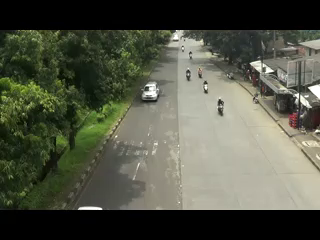
#> input picture frame 171 of input/1300/UI_Pengambilan2_04.avi, 320 x 240 px, given in place of UI_Pengambilan2_01.avi, which was not available
$ python BackgroundSubstraction.py   (older library calls are emulated)
#> lines starting #> are read from the running program, lines starting #| are printed output that depends on the picture; after the words box and inside, x2 and y2 are one past the last pixel; in counts of white or black regions, pixels touching at a corner belong together; pictures that were not available may be replaced by others from this repository, and a replacement may not be noted
import numpy as np
import cv2


class Car:
    def __init__(self, x, y, width, height):
        self.x = x
        self.y = y
        self.width = width
        self.height = height


    def update(self, x, y, width, height):
        self.x = x
        self.y = y
        self.width = width
        self.height = height


    def setTime(self, time):
        self.time = time


    def getTime(self):
        return self.time


    def addTime(self):
        self.time += 1


    def retrieve(self):
        return self.x, self.y, self.width, self.height


cap = cv2.VideoCapture('inputs/1300/UI_Pengambilan2_01.avi')
# cap = cv2.VideoCapture('inputs/1700/UI_Conv_P2_06.avi')
# cap = cv2.VideoCapture('inputs/2100/00025_1.mp4')

# fbg = cv2.bgsegm.createBackgroundSubtractorMOG()
fbg = cv2.createBackgroundSubtractorMOG2()

# get frame size
frame_w = int(cap.get(cv2.CAP_PROP_FRAME_WIDTH))
frame_h = int(cap.get(cv2.CAP_PROP_FRAME_HEIGHT))

# create a mask (manual for each camera)
mask = np.zeros((frame_h,frame_w), np.uint8)
mask[:,:] = 255
mask[:100, :] = 0
mask[230:, 160:190] = 0
mask[170:230,170:190] = 0
mask[140:170,176:190] = 0
mask[100:140,176:182] = 0
CONTOUR_WIDTH = 30
CONTOUR_HEIGHT = 30
LINE_THICKNESS = 1
TRAFFIC_TIME_THRESHOLD = 50
TRAFFIC_CAR_THRESHOLD = 5

DISTANCE = 5

objects = {}
counter = 0
currentTime = 0
currentCar = 0

while (True):
    ret, frame = cap.read()
#> frame is the input picture: shape (240, 320, 3); mean B, G, R 69.9, 84.9, 82.1
    fmask = fbg.apply(frame, 0.1)
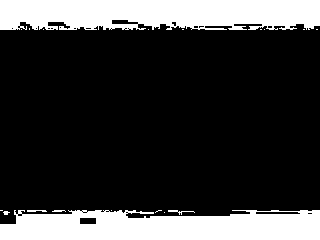
#> fmask: shape (240, 320); values 127 (black) and 255 (white), 22.3% white; 19 white regions (14 under 20 px), largest, box (x1, y1, x2, y2) and area: (0, 0, 320, 30) 8742, (0, 210, 320, 240) 8240, (168, 210, 195, 215) 43, (27, 210, 47, 212) 33, (52, 210, 66, 212) 22
    kernel = np.ones((5, 5), np.uint8)
    # background = fbg.getBackgroundImage(frame)

    img_dilatation = cv2.dilate(fmask, kernel, iterations=2)
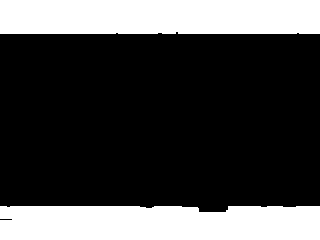
#> img_dilatation: shape (240, 320); values 127 (black) and 255 (white), 28% white; 2 white regions, box (x1, y1, x2, y2) and area: (0, 0, 320, 34) 10868, (0, 206, 320, 240) 10638
    img_erosion = cv2.erode(img_dilatation, kernel, iterations=3)
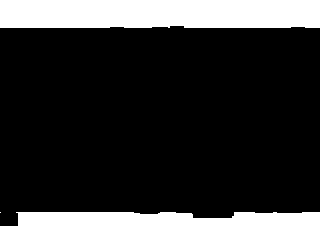
#> img_erosion: shape (240, 320); values 127 (black) and 255 (white), 22.5% white; 3 white regions (1 under 20 px)

    img_final = img_erosion

    threshold = cv2.bitwise_and(img_erosion, img_erosion, mask=mask)
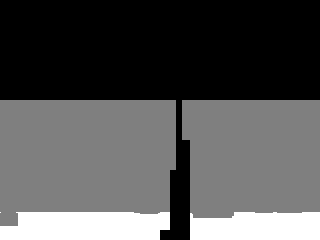
#> threshold: shape (240, 320); min 0, max 255, mean 83.4

    _, contours, hierarchy = cv2.findContours(threshold,
                                              cv2.RETR_EXTERNAL,
                                              cv2.CHAIN_APPROX_SIMPLE)
#> contours = 2 contours; box (x1, y1, x2, y2) and area: (0, 100, 176, 240) 23806, (182, 100, 320, 240) 18244

    if contours:
        for (i, contour) in enumerate(contours):
            (x, y, width, height) = cv2.boundingRect(contour)
            contour_valid = (width > CONTOUR_WIDTH) and (height > CONTOUR_HEIGHT)

            if not contour_valid:
                continue

            isRegistered = False
            locatedAt = "None"
            for distance in range(DISTANCE):
                temp = y - distance
                # print("Checking at " + str(temp) + str(objects))
                if (objects.get(str(temp)) != None):
                    locatedAt = str(temp)
                    isRegistered = True

            if (isRegistered):
                # print(locatedAt + str(objects.get(locatedAt)))
                car = objects.pop(locatedAt)
                car.update(x, y, width, height)
                car.addTime()
                currentTime = car.getTime()
                # print("Traffic indicator: " + str(currentTime))
                currentCar = len(objects)
                # print("Updating car at " + locatedAt)
                objects[str(y)] = car
            else:
                counter += 1
                car = Car(x, y, width, height)
                car.setTime(1)
                objects[str(y)] = car
                print("New car added! Total= " + str(counter))
                print("x={:d}, y={:d}, w={:d}, h={:d}".format(x, y, width, height))

            cv2.rectangle(frame, (x, y), (x + width - 1, y + height - 1), (255, 255, 255), LINE_THICKNESS)
#> this loop made 2 passes
#> (x, y, width, height, contour_valid) on pass 2: (0, 100, 176, 140, True)
#> (x, y, width, height, contour_valid, counter) on pass 1: (182, 100, 138, 140, True, 1)
#| New car added! Total= 1
#| x=182, y=100, w=138, h=140
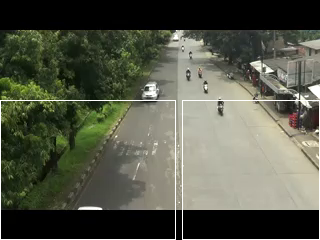
#> frame: shape (240, 320, 3); 1.54% of pixels changed, all inside (x1, y1, x2, y2) = (0, 100, 320, 240)
#> after the loop, counter = 1; objects = 1 item

    if (currentTime > TRAFFIC_TIME_THRESHOLD and currentCar > TRAFFIC_CAR_THRESHOLD):
        for key, value in objects.items():
            value.setTime(0)
        currentTime = 0
        print("Traffic Jam Alert!")


    cv2.putText(frame, ("Vehicle counted: %02d" % counter), (12, 56)
                , cv2.FONT_HERSHEY_PLAIN, 1, (127,255, 255), 2)
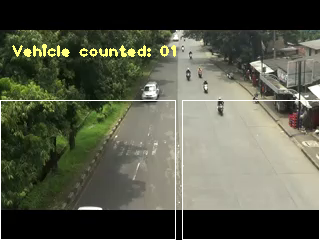
#> frame: shape (240, 320, 3); 1.02% of pixels changed, all inside (x1, y1, x2, y2) = (12, 44, 176, 57)
    cv2.imshow('frame', frame)
    # cv2.imshow('subtraction', img_final)
    # cv2.imshow('frame', background)

    k = cv2.waitKey(30) & 0xff
#> (key Esc is pressed here)
    if k == 27:
        break

cap.release()
cv2.destroyAllWindows()

$ run again, starting later in the video
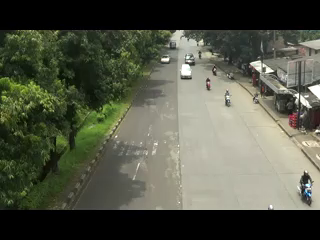
#> input picture frame 769 of input/1300/UI_Pengambilan2_04.avi, 320 x 240 px, given in place of UI_Pengambilan2_01.avi, which was not available
#> frame is the input picture: shape (240, 320, 3); mean B, G, R 70.8, 86, 83.1
#> `fmask = fbg.apply(frame, 0.1)`:
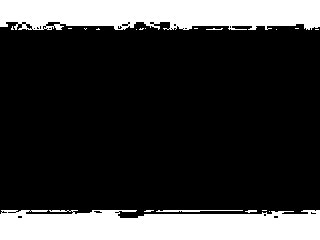
#> fmask: shape (240, 320); values 127 (black) and 255 (white), 22.5% white; 19 white regions (14 under 20 px), largest, box (x1, y1, x2, y2) and area: (0, 210, 320, 240) 8624, (0, 0, 320, 30) 8453, (156, 210, 243, 212) 124, (245, 210, 257, 213) 23, (206, 28, 223, 30) 20
#> img_dilatation: shape (240, 320); values 127 (black) and 255 (white), 28.1% white; 2 white regions, box (x1, y1, x2, y2) and area: (0, 206, 320, 240) 10835, (0, 0, 320, 34) 10724
#> img_erosion: shape (240, 320); values 127 (black) and 255 (white), 22.6% white; 2 white regions
#> contours = 2 contours; box (x1, y1, x2, y2) and area: (0, 100, 176, 240) 23806, (182, 100, 320, 240) 18244
#> the loop `for (i, contour) in enumerate(contours):` made 2 passes
#> (x, y, width, height, contour_valid) on pass 2: (0, 100, 176, 140, True)
#> (printed output is left out)
#> after the loop `for (i, contour) in enumerate(contours):`: counter = 1; objects = 1 item
#> `cv2.putText(frame, ("Vehicle counted: %02d" % counter), (12, 56) , cv2..`:
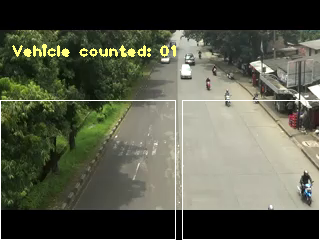
#> frame: shape (240, 320, 3); mean B, G, R 74.6, 90.6, 87.8

$ run again, starting later in the video
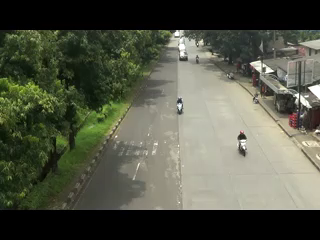
#> input picture frame 1368 of input/1300/UI_Pengambilan2_04.avi, 320 x 240 px, given in place of UI_Pengambilan2_01.avi, which was not available
#> frame is the input picture: shape (240, 320, 3); mean B, G, R 71.3, 86.4, 83.7
#> `fmask = fbg.apply(frame, 0.1)`:
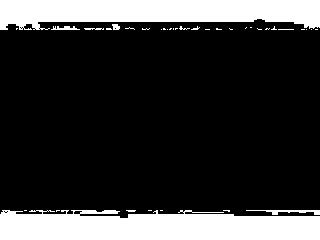
#> fmask: shape (240, 320); values 127 (black) and 255 (white), 21.1% white; 37 white regions (31 under 20 px), largest, box (x1, y1, x2, y2) and area: (0, 210, 320, 240) 8360, (0, 0, 320, 30) 7345, (246, 210, 320, 215) 173, (51, 26, 80, 30) 76, (112, 24, 120, 30) 38, (84, 28, 104, 30) 33
#> img_dilatation: shape (240, 320); values 127 (black) and 255 (white), 28% white; 2 white regions, box (x1, y1, x2, y2) and area: (0, 0, 320, 34) 10800, (0, 206, 320, 240) 10738
#> img_erosion: shape (240, 320); values 127 (black) and 255 (white), 22.5% white; 2 white regions
#> contours = 2 contours; box (x1, y1, x2, y2) and area: (0, 100, 176, 240) 23806, (182, 100, 320, 240) 18244
#> the loop `for (i, contour) in enumerate(contours):` made 2 passes
#> (x, y, width, height, contour_valid) on pass 2: (0, 100, 176, 140, True)
#> (printed output is left out)
#> after the loop `for (i, contour) in enumerate(contours):`: counter = 1; objects = 1 item
#> `cv2.putText(frame, ("Vehicle counted: %02d" % counter), (12, 56) , cv2..`:
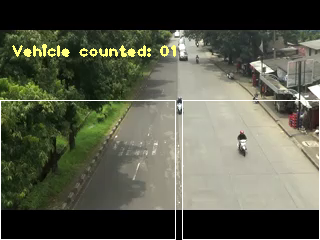
#> frame: shape (240, 320, 3); mean B, G, R 75, 91, 88.4
